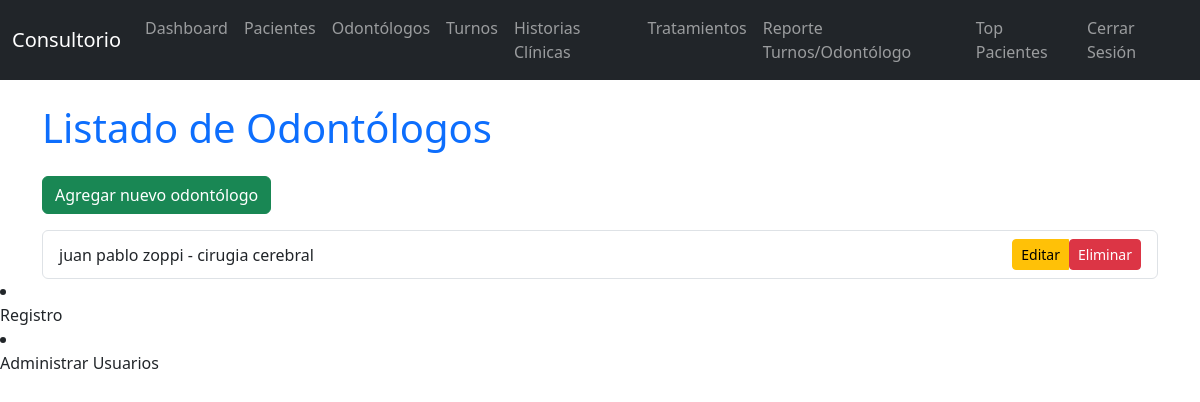
Page /odontologos (signed in) on the committed database.
### app/models.py (models this page shows)
class Odontologo(db.Model):
    id = db.Column(db.Integer, primary_key=True)
    nombre = db.Column(db.String(50), nullable=False)
    apellido = db.Column(db.String(50), nullable=False)
    especialidad = db.Column(db.String(100), nullable=False)
    turnos = db.relationship('Turno', backref='odontologo', lazy=True)

### app/routes.py (the view)
@app.route('/odontologos')
@login_required
@rol_requerido(['admin', 'secretaria'])
def odontologos():
    lista_odontologos = Odontologo.query.all()
    return render_template('odontologos.html', odontologos=lista_odontologos)

### app/__init__.py (called while the page is built)
@login_manager.user_loader
def load_user(user_id):
    return Usuario.query.get(int(user_id))

### app/templates/odontologos.html (shortened to what this page needs)
{% extends "base.html" %}
{% block content %}
<h1 class="text-primary mb-4">Listado de Odontólogos</h1>
<a href="{{ url_for('nuevo_odontologo') }}" class="btn btn-success mb-3">Agregar nuevo odontólogo</a>
    {% if odontologos %}
<ul class="list-group">
    {% for odontologo in odontologos %}
    <li class="list-group-item d-flex justify-content-between align-items-center">
        {{ odontologo.nombre }} {{ odontologo.apellido }} - {{ odontologo.especialidad }}
        <div class="btn-group">
            <a href="{{ url_for('editar_odontologo', id=odontologo.id) }}" class="btn btn-sm btn-warning">Editar</a>
            <form method="POST" action="{{ url_for('eliminar_odontologo', id=odontologo.id) }}" style="display:inline;" onsubmit="return confirm('¿Seguro que deseas eliminar este odontólogo?');">
                <button type="submit" class="btn btn-sm btn-danger">Eliminar</button>
            </form>
        </div>
    </li>
    {% endfor %}
</ul>
    {% else %}
<div class="alert alert-info">No hay odontólogos cargados aún.</div>
    {% endif %}
{% endblock %}

### rows in the picture
Odontologo: nombre "juan pablo", apellido "zoppi", especialidad "cirugia cerebral"
